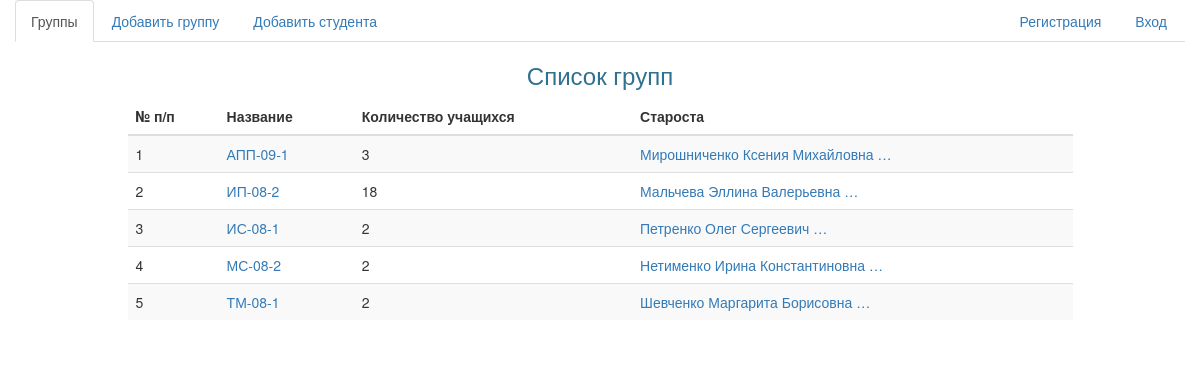
The app's page /, older data.
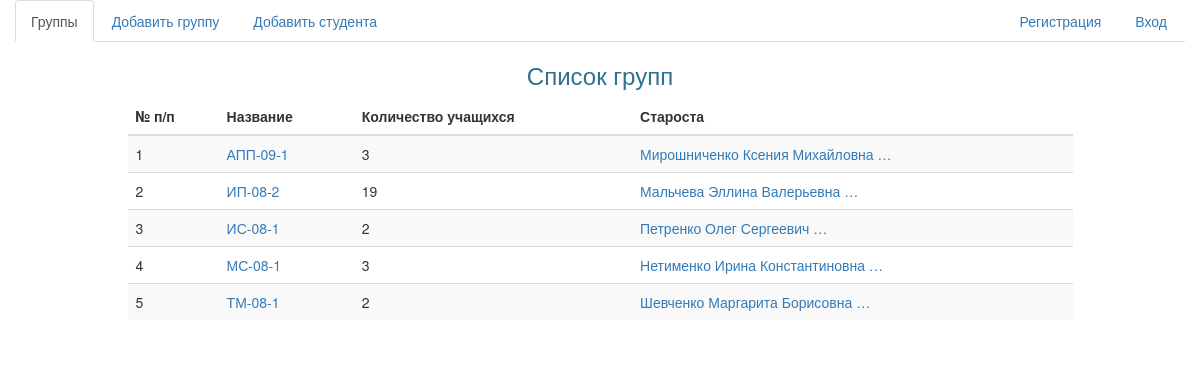
The same page, newer data.
### student/models.py (models this page shows, shortened)
class Group(models.Model):
    title = models.CharField(max_length=255, verbose_name=u'Название')
    steward = models.ForeignKey('Student', related_name='r_groups', null=True, blank=True, verbose_name=u'Староста группы')
    def __unicode__(self):
        return self.title
    def get_absolute_url(self):
        return '/group_detail/%s/' % (self.pk)
    class Meta:
        ordering = ['title']
        verbose_name = u'Группа'
        verbose_name_plural = u'Группы'

class Student(models.Model):
    last_name = models.CharField(max_length=255, verbose_name=u'Фамилия')
    first_name = models.CharField(max_length=255, verbose_name=u'Имя')
    patronymic = models.CharField(max_length=255, verbose_name=u'Отчество')
    photo = models.ImageField(upload_to='student_photo',null=True, blank=True, verbose_name=u'Фотография')
    birth_day = models.DateField(auto_now=False, verbose_name=u'Дата рождения')
    students_ticket_number = models.PositiveIntegerField(verbose_name=u'Номер студ. билета')
    in_group = models.ForeignKey('Group', related_name='r_students', verbose_name=u'Группа')
    def __unicode__(self):
        return u"%s %s %s (группа %s)" % (self.last_name, self.first_name, self.patronymic, self.in_group)
    def get_absolute_url(self):
        return '/student_detail/%s/' % (self.pk)
    class Meta:
        ordering = ['last_name', 'first_name']
        verbose_name = u'Студент'
        verbose_name_plural = u'Студенты'

### app/views.py (the view)
# urls.py: url(r'^$', GroupView.as_view(), name='home'),
class GroupView(ListView):
    model = Group
    context_object_name = 'groups'
    template_name = "groups.html"
    def get_context_data(self, **kwargs):
        context = super(GroupView, self).get_context_data(**kwargs)
        context['is_group'] = True
        return context

### student/context_processor.py (called while the page is built)
def context_settings(request):
    return {'settings': settings}

### templates/groups.html (shortened to what this page needs)
{% extends 'base.html' %}
{% block content %}
<div class="container-fluid">
	<div class="row">
		<div class="col-md-12">
            <h3 class="text-center text-info">Список групп</h3>
            <div class="row">
				<div class="col-md-1"></div>
				<div class="col-md-10">
                    <table class="table table-hover table-striped">
                        <thead>
                            <tr>
                                <th>№ п/п</th>
                                <th>Название</th>
                                <th>Количество учащихся</th>
                                <th>Староста</th>
                            </tr>
                        </thead>
                        <tbody>
                            {% for group in groups %}
                            <tr>
                                <td>{{ forloop.counter }}</td>
                                <td><a href="{{ group.get_absolute_url }}">{{ group.title }}</a></td>
                                <td>{{ group.r_students.count }}</td>
                                <td><a href="{{ group.steward.get_absolute_url }}">{{ group.steward|default:"Староста не назначен"|truncatewords:3|cut:"." }}</a></td>
                            </tr>
                        {% endfor %}
                        </tbody>
                    </table>
                </div>
				<div class="col-md-1"></div>
			</div>
		</div>
	</div>
</div>
{% endblock %}

### templates/base.html (shortened to what this page needs)
<!DOCTYPE html>
<html>
  <head>
    <link href="/static/css/bootstrap.min.css" rel="stylesheet">
  </head>
  <body>
    <div class="container-fluid">
	<div class="row">
		<div class="col-md-12">
            <ul class="nav nav-tabs">
				<li class="{% if is_group %}active{% endif %}">
					<a href="/">Группы</a>
				</li>
                <li class="{% if is_add_group %}active{% endif %}">
					<a href="/add_group/">Добавить группу</a>
				</li>
				<li class="{% if is_add_student %}active{% endif %}">
					<a href="/add_student/">Добавить студента</a>
				</li>
                {% if user.is_authenticated %}
				<li class="dropdown pull-right">
					 <a href="/accounts/logout/">Выход</a>
				</li>
                {% else %}
                <li class="dropdown pull-right">
					 <a href="/accounts/login/">Вход</a>
				</li>
                <li class="dropdown pull-right">
                    <a href="/registration/">Регистрация</a>
                </li>
                {% endif %}
			</ul>
            {% block content %}{% endblock %}
		</div>
	</div>
</div>
  </body>
</html>

Row changes from the older to the newer data that the page shows:
computed for Group "ИП-08-2": r_students.count "18" → "19"
changed Group "Нетименко Ирина Константиновна …": title "МС-08-2" → "МС-08-1"; r_students.count "2" → "3"
